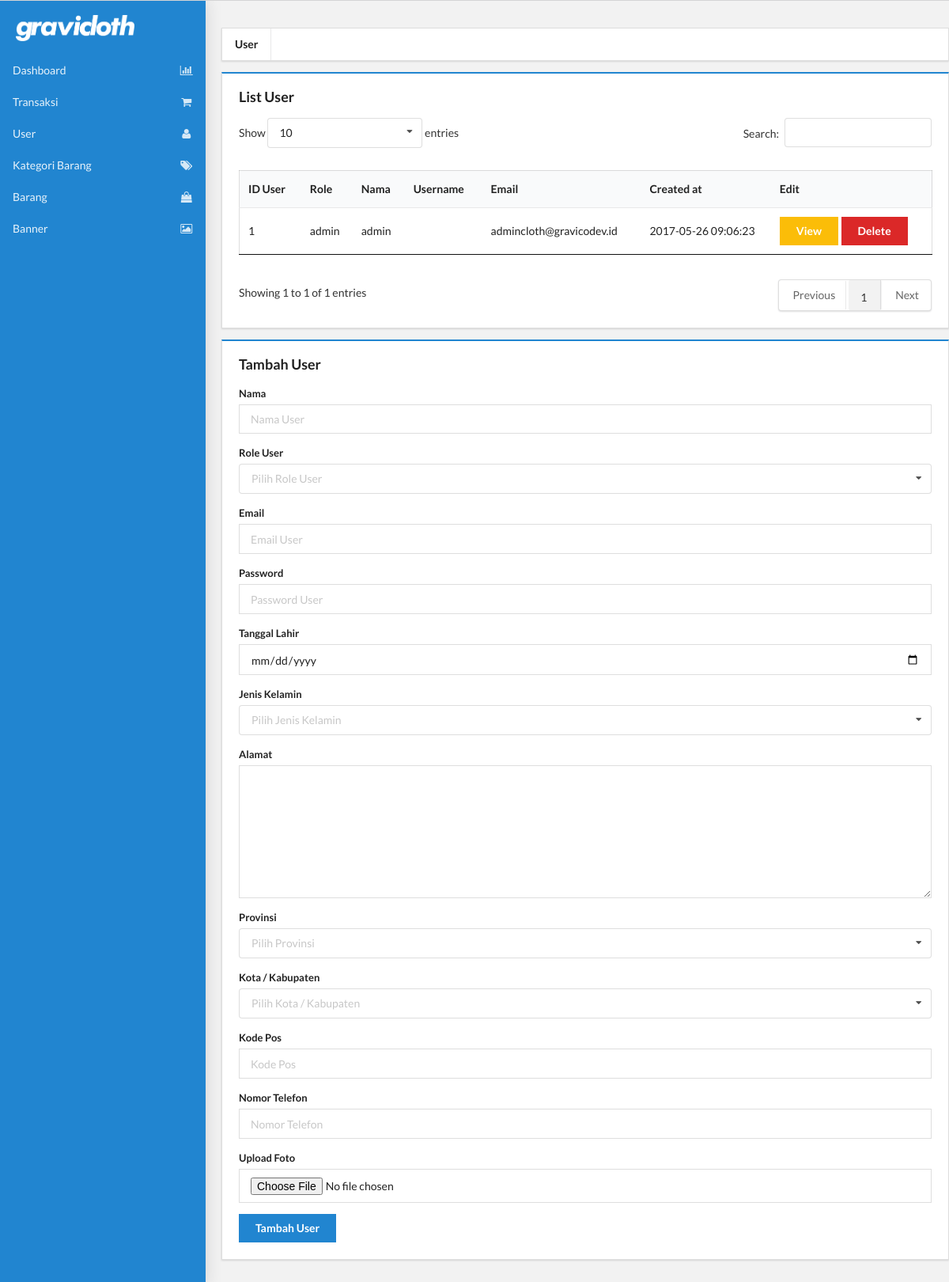
Page /dashboard.php?d=user on the earlier database version.
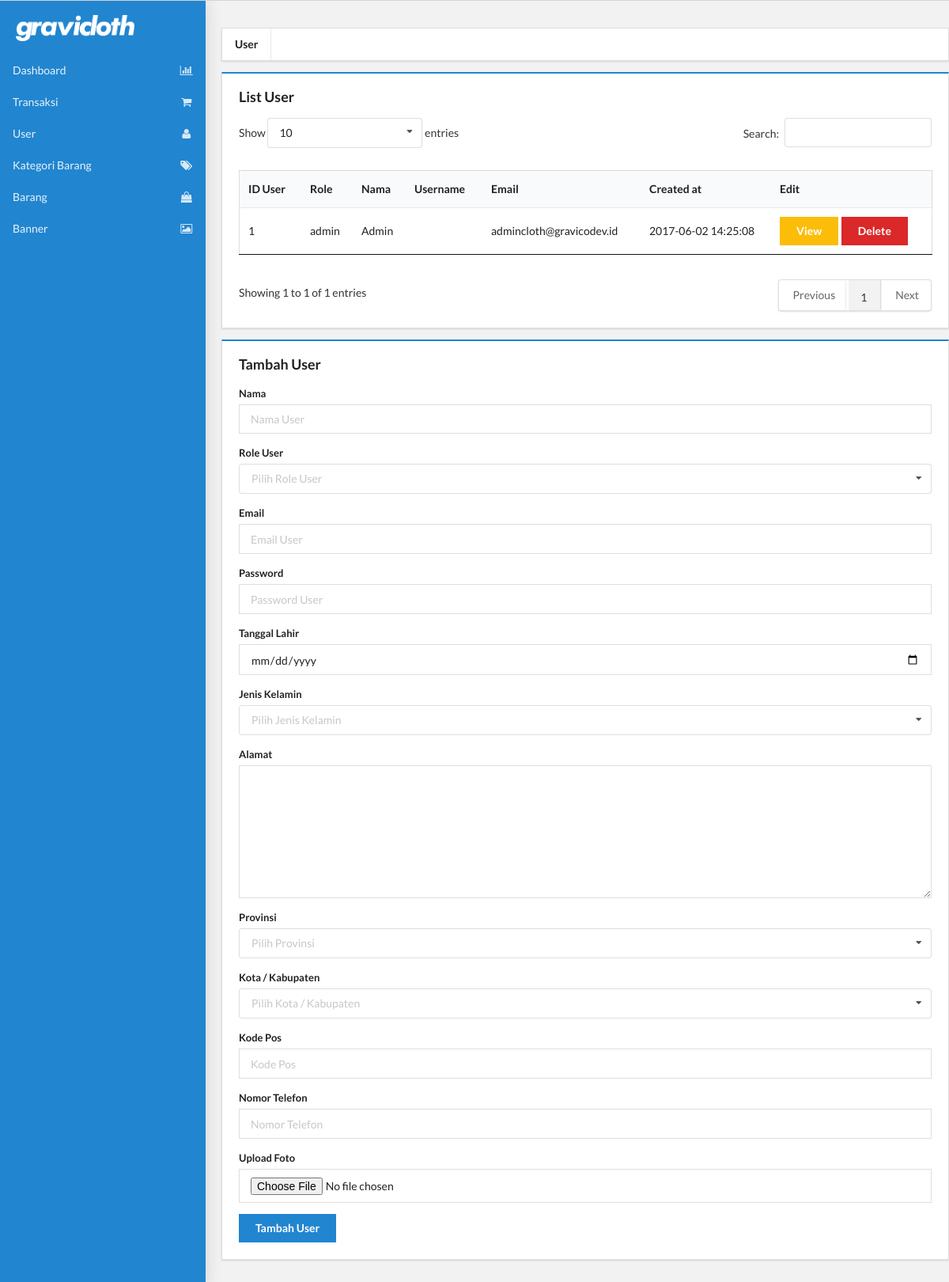
Same page on the later database version.
### tables this page shows
CREATE TABLE `user` (
  `id_user` int(11) NOT NULL,
  `id_role` int(11) NOT NULL,
  `name` varchar(50) NOT NULL,
  `email` varchar(255) NOT NULL,
  `password` varchar(255) NOT NULL,
  `created_at` timestamp NOT NULL DEFAULT CURRENT_TIMESTAMP ON UPDATE CURRENT_TIMESTAMP
);

CREATE TABLE `user_detail` (
  `id_user` int(11) NOT NULL,
  `profile_pict` varchar(255) NOT NULL,
  `date_of_birth` date NOT NULL,
  `gender` varchar(1) NOT NULL,
  `address` varchar(255) NOT NULL,
  `phone_number` varchar(15) NOT NULL,
  `id_province` int(11) NOT NULL,
  `id_city` int(11) NOT NULL,
  `postal_code` int(5) NOT NULL
);

CREATE TABLE `role` (
  `id_role` int(11) NOT NULL,
  `role` varchar(10) NOT NULL
);

### dashboard/user.php (the view, shortened to what this page needs)
<br/>
<div class="ui menu square">
	<a href="?d=user" class="item header">User</a>
</div>
<div class="ui blue padded segment square">
  <div class="ui header">List User</div>
    <table class="ui stackable structured table" id="myTable">
        <thead>
          <tr>
            <th>ID User</th>
            <th>Role</th>
            <th>Nama</th>
            <th>Username</th>
            <th>Email</th>
            <th>Created at</th>
			<th>Edit</th>
          </tr>
        </thead>
        <tbody>
          <?php
            $pdo = Database::connect();
            $sql = 'SELECT * FROM user u, role r, user_detail ud WHERE u.id_role = r.id_role AND u.id_user = ud.id_user ORDER BY u.id_user ASC';
            foreach ($pdo->query($sql) as $row){
              echo '<tr>';
              echo '<td>'. $row['id_user'] . '</td>';
              echo '<td>'. $row['role'] . '</td>';
              echo '<td>'. $row['name'] . '</td>';
              echo '<td>'. $row['username'] . '</td>';
              echo '<td>'. $row['email'] . '</td>';
              echo '<td>'. $row['created_at'] . '</td>';
              echo '<td>'.'<a class="ui yellow button" onclick="update(\''.$row['id_user'].'\', \''.$row['email'].'\', \''.$row['profile_pict'].'\', \''.$row['date_of_birth'].'\', \''.$row['gender'].'\', \''.$row['address'].'\', \''.$row['phone_number'].'\', \''.$row['id_province'].'\', \''.$row['id_city'].'\', \''.$row['postal_code'].'\')">View</a>';
              echo '<a class="ui red button" onclick="del(\''.$row['id_user'].'\', \''.$row['name'].'\')">Delete</a>';
              echo '</td></tr>';
            }
          ?>
        </tbody>
    </table>
</div>
<div class="ui blue padded segment square">
  <div class="ui header">Tambah User</div>
    <form class="ui form" action="<?php $_PHP_SELF ?>" method="post" enctype="multipart/form-data">
        <div class="field">
            <label>Nama</label>
            <input type="text" name="user-name" placeholder="Nama User">
        </div>
        <div class="field">
          <label>Role User</label>
          <select class="ui search dropdown" name="user-role">
            <option value="">Pilih Role User</option>
          </select>
        </div>
        <div class="field">
            <label>Email</label>
            <input type="email" name="user-email" placeholder="Email User">
        </div>
        <div class="field">
            <label>Password</label>
            <input type="password" name="user-pass" placeholder="Password User">
        </div>
        <div class="field">
            <label>Tanggal Lahir</label>
            <input type="date" name="user-date" placeholder="Tanggal Lahir">
        </div>
        <div class="field">
          <label>Jenis Kelamin</label>
          <select class="ui search dropdown" name="user-gender">
            <option value="">Pilih Jenis Kelamin</option>
          </select>
        </div>
        <div class="field">
            <label>Alamat</label>
            <textarea type="text" name="user-address"></textarea>
        </div>
        <div class="field">
          <label>Provinsi</label>
          <select class="ui search dropdown" name="user-province" id="id_prov">
            <option value="">Pilih Provinsi</option>
          </select>
        </div>
        <div class="field">
          <label>Kota / Kabupaten</label>
          <select class="ui search dropdown" name="user-city" id="kota">
            <option value="">Pilih Kota / Kabupaten</option>
          </select>
        </div>
        <div class="field">
            <label>Kode Pos</label>
            <input type="number" name="user-postal" placeholder="Kode Pos">
        </div>
        <div class="field">
            <label>Nomor Telefon</label>
            <input type="number" name="user-phone" placeholder="Nomor Telefon">
        </div>
        <div class="field">
            <label>Upload Foto</label>
            <input type="file" name="user-img" accept="image/*">
        </div>
        <input class="ui primary button" name="add-user" type="submit" value="Tambah User">
    </form>
</div>

Differences in the rows shown:
changed user "admincloth@gravicodev.id": name "admin" → "Admin"; created_at "2017-05-26 09:06:23" → "2017-06-02 14:25:08"
